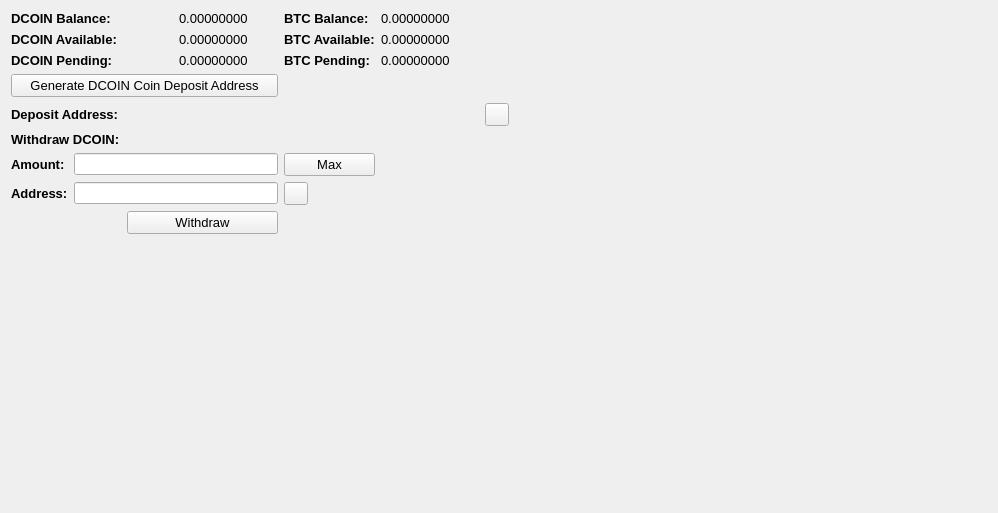
     <widget class="QWidget" name="BalanceTab">
      <attribute name="title">
       <string>Balance</string>
      </attribute>
      <layout class="QGridLayout" name="gridLayout_2">
       <item row="0" column="0" colspan="2">
        <widget class="QLabel" name="label_11">
         <property name="font">
          <font>
           <pointsize>10</pointsize>
           <weight>75</weight>
           <bold>true</bold>
          </font>
         </property>
         <property name="text">
          <string>DCOIN Balance:</string>
         </property>
        </widget>
       </item>
       <item row="0" column="3">
        <widget class="QLabel" name="DVYBalanceLabel">
         <property name="font">
          <font>
           <pointsize>10</pointsize>
          </font>
         </property>
         <property name="text">
          <string>0.00000000</string>
         </property>
         <property name="textInteractionFlags">
          <set>Qt::LinksAccessibleByMouse|Qt::TextSelectableByMouse</set>
         </property>
        </widget>
       </item>
       <item row="0" column="4">
        <widget class="QLabel" name="label_12">
         <property name="font">
          <font>
           <pointsize>10</pointsize>
           <weight>75</weight>
           <bold>true</bold>
          </font>
         </property>
         <property name="text">
          <string>BTC Balance:</string>
         </property>
        </widget>
       </item>
       <item row="0" column="5">
        <widget class="QLabel" name="BitcoinBalanceLabel">
         <property name="font">
          <font>
           <pointsize>10</pointsize>
          </font>
         </property>
         <property name="text">
          <string>0.00000000</string>
         </property>
         <property name="textInteractionFlags">
          <set>Qt::LinksAccessibleByMouse|Qt::TextSelectableByMouse</set>
         </property>
        </widget>
       </item>
       <item row="0" column="7" rowspan="10">
        <spacer name="horizontalSpacer_4">
         <property name="orientation">
          <enum>Qt::Horizontal</enum>
         </property>
         <property name="sizeHint" stdset="0">
          <size>
           <width>478</width>
           <height>488</height>
          </size>
         </property>
        </spacer>
       </item>
       <item row="1" column="0" colspan="2">
        <widget class="QLabel" name="label_13">
         <property name="font">
          <font>
           <pointsize>10</pointsize>
           <weight>75</weight>
           <bold>true</bold>
          </font>
         </property>
         <property name="text">
          <string>DCOIN Available:</string>
         </property>
        </widget>
       </item>
       <item row="1" column="3">
        <widget class="QLabel" name="DVYAvailableLabel_2">
         <property name="font">
          <font>
           <pointsize>10</pointsize>
          </font>
         </property>
         <property name="text">
          <string>0.00000000</string>
         </property>
         <property name="textInteractionFlags">
          <set>Qt::LinksAccessibleByMouse|Qt::TextSelectableByMouse</set>
         </property>
        </widget>
       </item>
       <item row="1" column="4">
        <widget class="QLabel" name="label_15">
         <property name="font">
          <font>
           <pointsize>10</pointsize>
           <weight>75</weight>
           <bold>true</bold>
          </font>
         </property>
         <property name="text">
          <string>BTC Available:</string>
         </property>
        </widget>
       </item>
       <item row="1" column="5">
        <widget class="QLabel" name="BitcoinAvailableLabel">
         <property name="font">
          <font>
           <pointsize>10</pointsize>
          </font>
         </property>
         <property name="text">
          <string>0.00000000</string>
         </property>
         <property name="textInteractionFlags">
          <set>Qt::LinksAccessibleByMouse|Qt::TextSelectableByMouse</set>
         </property>
        </widget>
       </item>
       <item row="2" column="0" colspan="2">
        <widget class="QLabel" name="label_14">
         <property name="font">
          <font>
           <pointsize>10</pointsize>
           <weight>75</weight>
           <bold>true</bold>
          </font>
         </property>
         <property name="text">
          <string>DCOIN Pending:</string>
         </property>
        </widget>
       </item>
       <item row="2" column="3">
        <widget class="QLabel" name="DVYPendingLabel">
         <property name="font">
          <font>
           <pointsize>10</pointsize>
          </font>
         </property>
         <property name="text">
          <string>0.00000000</string>
         </property>
         <property name="textInteractionFlags">
          <set>Qt::LinksAccessibleByMouse|Qt::TextSelectableByMouse</set>
         </property>
        </widget>
       </item>
       <item row="2" column="4">
        <widget class="QLabel" name="label_31">
         <property name="font">
          <font>
           <pointsize>10</pointsize>
           <weight>75</weight>
           <bold>true</bold>
          </font>
         </property>
         <property name="text">
          <string>BTC Pending:</string>
         </property>
        </widget>
       </item>
       <item row="2" column="5">
        <widget class="QLabel" name="BitcoinPendingLabel">
         <property name="font">
          <font>
           <pointsize>10</pointsize>
          </font>
         </property>
         <property name="text">
          <string>0.00000000</string>
         </property>
         <property name="textInteractionFlags">
          <set>Qt::LinksAccessibleByMouse|Qt::TextSelectableByMouse</set>
         </property>
        </widget>
       </item>
       <item row="3" column="0" colspan="4">
        <widget class="QPushButton" name="GenDepositBTN">
         <property name="font">
          <font>
           <pointsize>10</pointsize>
          </font>
         </property>
         <property name="text">
          <string>Generate DCOIN Coin Deposit Address</string>
         </property>
        </widget>
       </item>
       <item row="4" column="0" colspan="3">
        <widget class="QLabel" name="label_33">
         <property name="font">
          <font>
           <pointsize>10</pointsize>
           <weight>75</weight>
           <bold>true</bold>
          </font>
         </property>
         <property name="text">
          <string>Deposit Address:</string>
         </property>
        </widget>
       </item>
       <item row="4" column="3" colspan="3">
        <widget class="QLabel" name="DepositAddressLabel">
         <property name="minimumSize">
          <size>
           <width>300</width>
           <height>0</height>
          </size>
         </property>
         <property name="palette">
          <palette>
           <active>
            <colorrole role="WindowText">
             <brush brushstyle="SolidPattern">
              <color alpha="255">
               <red>0</red>
               <green>0</green>
               <blue>0</blue>
              </color>
             </brush>
            </colorrole>
            <colorrole role="Text">
             <brush brushstyle="SolidPattern">
              <color alpha="255">
               <red>0</red>
               <green>0</green>
               <blue>255</blue>
              </color>
             </brush>
            </colorrole>
           </active>
           <inactive>
            <colorrole role="WindowText">
             <brush brushstyle="SolidPattern">
              <color alpha="255">
               <red>0</red>
               <green>0</green>
               <blue>0</blue>
              </color>
             </brush>
            </colorrole>
            <colorrole role="Text">
             <brush brushstyle="SolidPattern">
              <color alpha="255">
               <red>0</red>
               <green>0</green>
               <blue>255</blue>
              </color>
             </brush>
            </colorrole>
           </inactive>
           <disabled>
            <colorrole role="WindowText">
             <brush brushstyle="SolidPattern">
              <color alpha="255">
               <red>120</red>
               <green>120</green>
               <blue>120</blue>
              </color>
             </brush>
            </colorrole>
            <colorrole role="Text">
             <brush brushstyle="SolidPattern">
              <color alpha="255">
               <red>120</red>
               <green>120</green>
               <blue>120</blue>
              </color>
             </brush>
            </colorrole>
           </disabled>
          </palette>
         </property>
         <property name="font">
          <font>
           <pointsize>10</pointsize>
           <weight>75</weight>
           <bold>true</bold>
          </font>
         </property>
         <property name="text">
          <string/>
         </property>
         <property name="alignment">
          <set>Qt::AlignRight|Qt::AlignTrailing|Qt::AlignVCenter</set>
         </property>
         <property name="textInteractionFlags">
          <set>Qt::LinksAccessibleByMouse|Qt::TextSelectableByKeyboard|Qt::TextSelectableByMouse</set>
         </property>
        </widget>
       </item>
       <item row="4" column="6">
        <widget class="QToolButton" name="DepositCopyButton">
         <property name="toolTip">
          <string>Copy to clipboard</string>
         </property>
         <property name="text">
          <string/>
         </property>
         <property name="icon">
          <iconset resource="../bitcoin.qrc">
           <normaloff>:/icons/editcopy</normaloff>:/icons/editcopy</iconset>
         </property>
         <property name="shortcut">
          <string>Alt+P</string>
         </property>
        </widget>
       </item>
       <item row="5" column="0" colspan="2">
        <widget class="QLabel" name="label_34">
         <property name="font">
          <font>
           <pointsize>10</pointsize>
           <weight>75</weight>
           <bold>true</bold>
          </font>
         </property>
         <property name="text">
          <string>Withdraw DCOIN:</string>
         </property>
        </widget>
       </item>
       <item row="6" column="0">
        <widget class="QLabel" name="label_26">
         <property name="font">
          <font>
           <pointsize>10</pointsize>
           <weight>75</weight>
           <bold>true</bold>
          </font>
         </property>
         <property name="text">
          <string>Amount:</string>
         </property>
        </widget>
       </item>
       <item row="6" column="1" colspan="3">
        <widget class="QLineEdit" name="WithdrawUnitsInput">
         <property name="font">
          <font>
           <pointsize>9</pointsize>
           <weight>75</weight>
           <bold>true</bold>
          </font>
         </property>
         <property name="text">
          <string/>
         </property>
        </widget>
       </item>
       <item row="6" column="4">
        <widget class="QPushButton" name="Withdraw_Max_Amount">
         <property name="font">
          <font>
           <pointsize>10</pointsize>
          </font>
         </property>
         <property name="text">
          <string>Max</string>
         </property>
        </widget>
       </item>
       <item row="7" column="0">
        <widget class="QLabel" name="label_10">
         <property name="font">
          <font>
           <pointsize>10</pointsize>
           <weight>75</weight>
           <bold>true</bold>
          </font>
         </property>
         <property name="text">
          <string>Address:</string>
         </property>
        </widget>
       </item>
       <item row="7" column="1" colspan="3">
        <widget class="QLineEdit" name="WithdrawAddress">
         <property name="font">
          <font>
           <pointsize>9</pointsize>
           <weight>75</weight>
           <bold>true</bold>
          </font>
         </property>
        </widget>
       </item>
       <item row="7" column="4">
        <widget class="QToolButton" name="WithdrawPasteButton">
         <property name="toolTip">
          <string>Paste from clipboard</string>
         </property>
         <property name="text">
          <string/>
         </property>
         <property name="icon">
          <iconset resource="../bitcoin.qrc">
           <normaloff>:/icons/editpaste</normaloff>:/icons/editpaste</iconset>
         </property>
         <property name="shortcut">
          <string>Alt+P</string>
         </property>
        </widget>
       </item>
       <item row="8" column="2" colspan="2">
        <widget class="QPushButton" name="WithdrawUnitsBtn">
         <property name="font">
          <font>
           <pointsize>10</pointsize>
          </font>
         </property>
         <property name="text">
          <string>Withdraw</string>
         </property>
        </widget>
       </item>
       <item row="9" column="0" colspan="6">
        <spacer name="verticalSpacer">
         <property name="orientation">
          <enum>Qt::Vertical</enum>
         </property>
         <property name="sizeHint" stdset="0">
          <size>
           <width>428</width>
           <height>262</height>
          </size>
         </property>
        </spacer>
       </item>
      </layout>
      <zorder>label_31</zorder>
      <zorder>label_15</zorder>
      <zorder>label_12</zorder>
      <zorder>label_14</zorder>
      <zorder>label_13</zorder>
      <zorder>label_11</zorder>
      <zorder>BitcoinBalanceLabel</zorder>
      <zorder>DVYBalanceLabel</zorder>
      <zorder>DVYAvailableLabel_2</zorder>
      <zorder>DVYPendingLabel</zorder>
      <zorder>BitcoinAvailableLabel</zorder>
      <zorder>BitcoinPendingLabel</zorder>
      <zorder>label_33</zorder>
      <zorder>GenDepositBTN</zorder>
      <zorder>DepositAddressLabel</zorder>
      <zorder>Withdraw_Max_Amount</zorder>
      <zorder>label_34</zorder>
      <zorder>WithdrawUnitsInput</zorder>
      <zorder>label_10</zorder>
      <zorder>label_26</zorder>
      <zorder>WithdrawAddress</zorder>
      <zorder>WithdrawUnitsBtn</zorder>
      <zorder>horizontalSpacer_4</zorder>
      <zorder>verticalSpacer</zorder>
      <zorder>WithdrawPasteButton</zorder>
      <zorder>DepositCopyButton</zorder>
     </widget>
